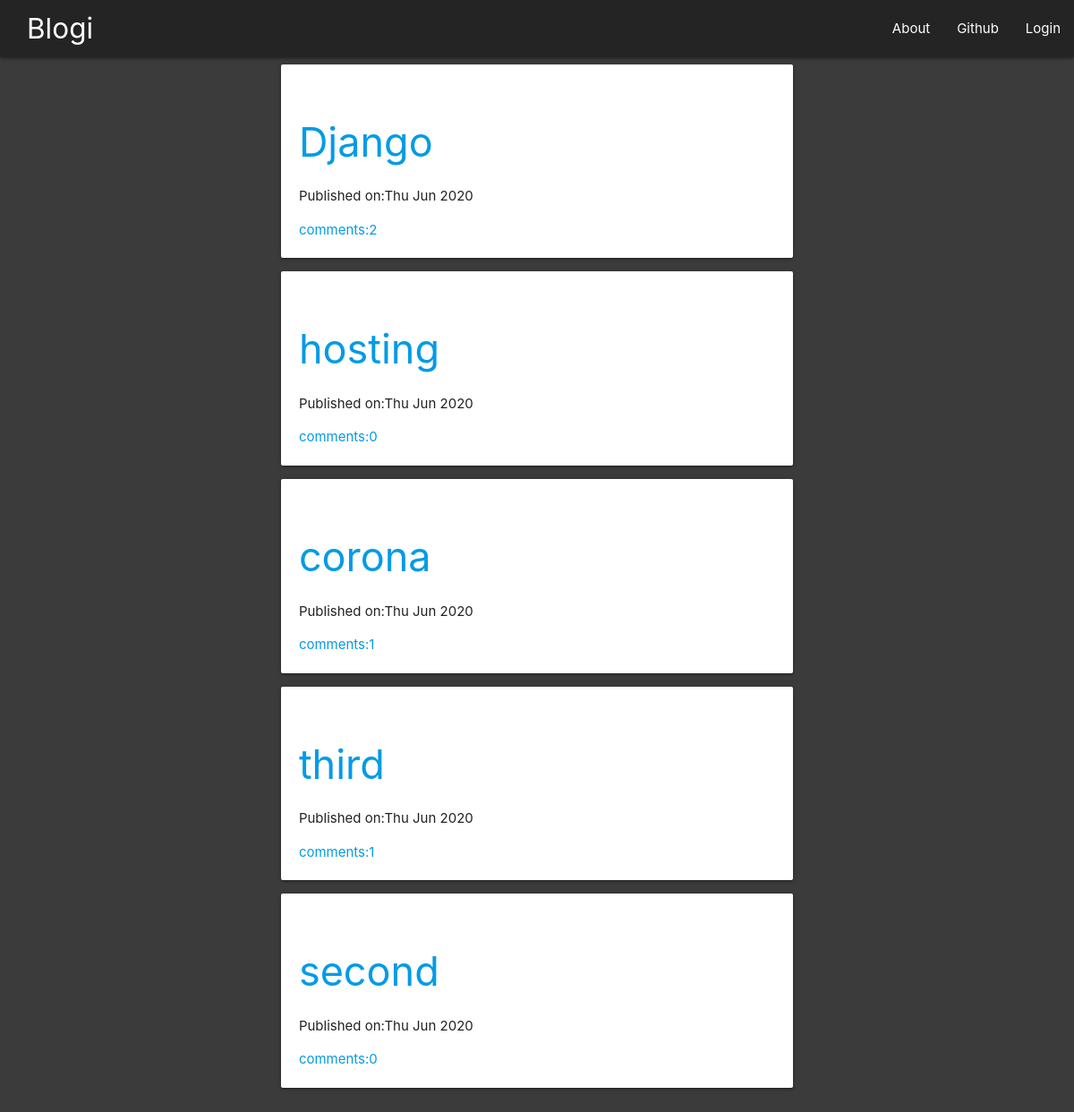
The page / on the database its author committed.
### blog/models.py (models this page shows, shortened)
class post(models.Model):
    author = models.ForeignKey('auth.user',default=1,on_delete=models.CASCADE)
    title=models.CharField(max_length=200)
    text=models.TextField()
    create_date=models.DateTimeField(default=timezone.now)
    published_date=models.DateTimeField(blank=True,null=True)
    def approve_comments(self):
        return self.comments.filter(approved_comment=True)

### blog/views.py (the view)
# urls.py: url(r'^$',views.post_list_view.as_view(),name='post_list'),
class post_list_view(ListView):
    model=post
    def get_queryset(self):
        return post.objects.filter(published_date__lte=timezone.now()).order_by('-published_date')

### blog/templates/blog/post_list.html
{% extends 'blog/base.html' %}
{% block content %}
<div class="container">
{% for post in post_list %}
<div class="card" id='listcard'>
<h1><a href="{% url 'post_detail' pk=post.pk %}">{{post.title}}</a></h1>
<div class="">
    <p>Published on:{{post.published_date|date:"D M Y"}}</p>
</div>
<a href="{% url 'post_detail' pk=post.pk %}">comments:{{ post.approve_comments.count }}</a>
</div>
{% endfor %}
</div>
{% endblock %}

### blog/templates/blog/base.html (shortened to what this page needs)
<!DOCTYPE html>
{% load static %}
<html lang="en">
<head>
    <link rel="stylesheet" href="https://cdnjs.cloudflare.com/ajax/libs/materialize/1.0.0/css/materialize.min.css">
    <link rel="stylesheet" href="//cdn.jsdelivr.net/npm/medium-editor@latest/dist/css/medium-editor.min.css" type="text/css" media="screen" charset="utf-8">
    <link rel="stylesheet" href="{% static 'blog/css/blog.css' %}">
</head>
<body >
    <div class="navbar-fixed" >
      <nav >
    <div class="nav-wrapper " id="navigation">
      <a href="{% url 'post_list' %}" class="brand-logo " id='blogi' >Blogi</a>
      <ul class="right hide-on-med-and-down" >
          {% if user.is_authenticated %}
          <li><a href="{% url 'post_new' %}">New Post</a></li>
          <li><a href="{% url 'post_draft_list' %}">Drafts</a></li>
          <li><a href="{% url 'logout' %}">Logout</a></li>
          <li>Welcome {{user.username}}   </li>
          {% else %}
          <li><a href="{% url 'login' %}">Login</a></li>
          {% endif %}
      </ul>
      <ul id="" class="right hide-on-med-and-down">
        <li><a href="{% url 'about' %}">About</a></li>
        <li><a href="https://github.com/">Github</a></li>
      </ul>
    </div>
  </nav>
  </div>
<div class="content container">
    <div class="row">
    <div class="col l12 m8 s12">
        {% block content %}
        {% endblock %}
    </div>
</div>
</body>
</html>

### blog/static/blog/css/blog.css (style rules this page uses)
body { background-color:#3b3b3b; }
#navigation { background-color:rgb(37, 36, 36); }
#blogi { margin-left: 30px; }
#listcard { padding:20px; }
#listcard h1 { font-size: 3rem; }

### rows shown on the page
post: title "Django", published_date "Thu Jun 2020", approve_comments.count "2"
post: title "hosting", published_date "Thu Jun 2020", approve_comments.count "0"
post: title "corona", published_date "Thu Jun 2020", approve_comments.count "1"
post: title "third", published_date "Thu Jun 2020", approve_comments.count "1"
post: title "second", published_date "Thu Jun 2020", approve_comments.count "0"
